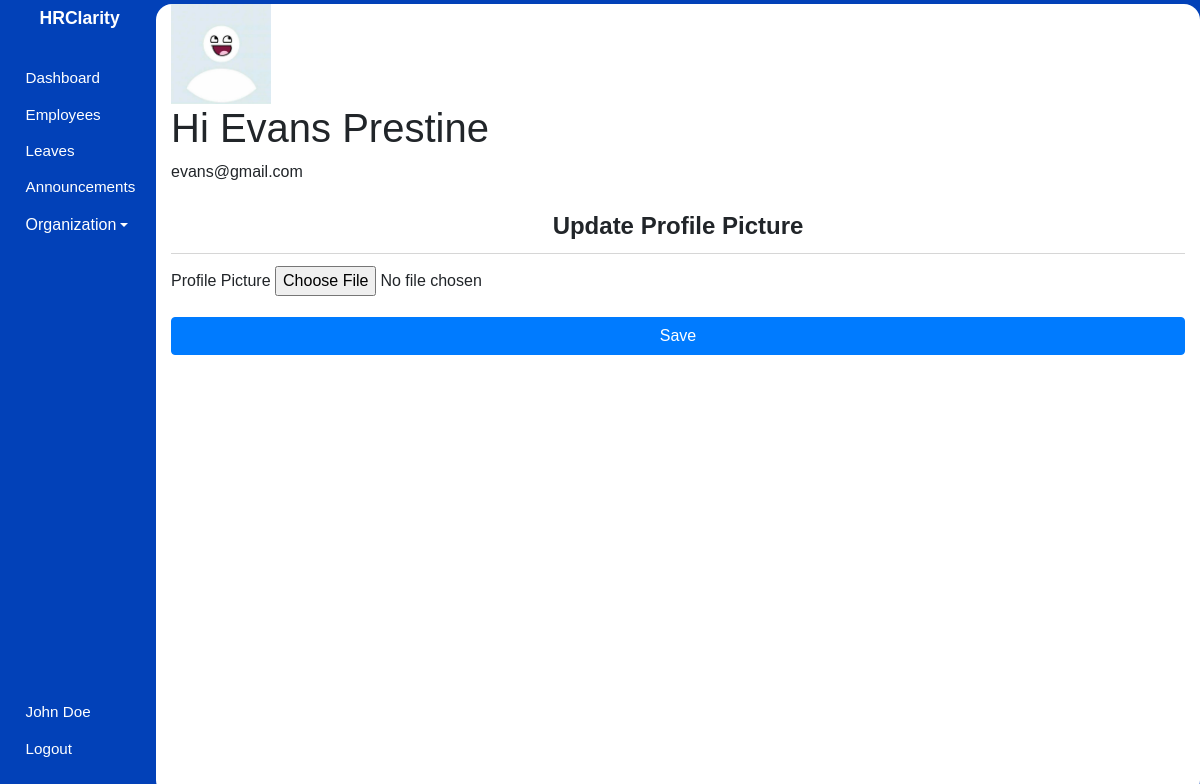
/user/update_profile/1 (signed in), run on the app's committed database.
### hrms/models.py (models this page shows, shortened)
class User(db.Model, UserMixin):
    id = db.Column(db.Integer, primary_key=True)
    first_name = db.Column(db.String(80), nullable=False)
    last_name = db.Column(db.String(120), nullable=False)
    dob = db.Column(db.Date, nullable=False)
    gender = db.Column(db.String(7), nullable=False)
    email_address = db.Column(db.String(120), nullable=False)
    phone_number = db.Column(db.String(20), nullable=False)
    national_id = db.Column(db.Integer, nullable=False)
    user_level = db.Column(db.Integer, nullable=False, default=1)
    user_type = db.Column(db.String(10), nullable=False, default='employee')
    password = db.Column(db.String(60), nullable=False)
    image_file = db.Column(db.String(20), nullable=False, default='default.jpg')
    leaves = db.relationship('Leave')
    occupation_id = db.Column(db.Integer, db.ForeignKey('occupation.id'), nullable=False)

### hrms/users/routes.py (the view, shortened to what this page needs)
@user.route('/user/update_profile/<int:employee_id>', methods=['GET', 'POST'])
def update_profile(employee_id):
    employee = User.query.get_or_404(employee_id)
    profile_picture = url_for('static', filename='images/profile_pictures/' + employee.image_file)
    form = UpdateProfilePictureForm()
    return render_template('update_profile.html', page_title='Update Profile', form=form, profile_picture=profile_picture, user=employee)

### hrms/users/forms.py
class UpdateProfilePictureForm(FlaskForm):
    profile_picture = FileField('Profile Picture', validators=[FileAllowed(['jpg', 'png'])])
    submit = SubmitField('Save', render_kw={"class":"btn btn-primary btn-block"})

### hrms/models.py (called while the page is built)
@login_manager.user_loader
def load_user(user_id):
    user = User.query.filter_by(id=user_id).first()
    return user

### hrms/templates/update_profile.html (shortened to what this page needs)
{% extends "main_layout.html" %} {% block body %}
<section class="app">
  {% include 'admin/aside.html' %}
  <main>
    <div class="main_container container-fluid login">
      <div class="body">
        <img src="{{ profile_picture }}" alt="User's Picture" width="100">
        <h1>Hi {{ current_user.first_name }} {{ current_user.last_name }}</h1>
        <p>{{ current_user.email_address }}</p>
        <form action="" method="post" enctype="multipart/form-data">
            <h1>Update Profile Picture</h1>
            <div class="form-group">
                {{ form.profile_picture.label }}
                {{ form.profile_picture }}
            </div>
            <div class="row">
                <div class="col">{{ form.submit }}</div>
            </div>
        </form>
      </div>
    </div>
  </main>
</section>
{% endblock body %}

### hrms/templates/admin/aside.html (shortened to what this page needs)
<aside>
  <h1>HRClarity</h1>
  <div class="links">
    <ul>
      <li>
        <a href="{{ url_for('admin.admin_dashboard') }}">
            <span class="icon icon-home"></span>
            <span>Dashboard</span>
        </a>
      </li>
      <li>
        <a href="{{ url_for('admin.employees') }}">
            <span class="icon icon-users"></span>
            <span>Employees</span>
        </a>
      </li>
      <li>
        <a href="{{ url_for('leaves.admin_view_leaves') }}">
            <span class="icon icon-car"></span>
            <span>Leaves</span>
        </a>
      </li>
      <li>
        <a href="{{ url_for('announcements.view_announcements') }}">
            <span class="icon icon-speaker"></span>
            <span>Announcements</span>
        </a>
      </li>
      <li class="nav-item dropdown">
        <a class="dropdown-toggle" data-toggle="dropdown" href="#" role="button" aria-expanded="false"><span class="icon icon-building"></span>Organization</a>
    </li>
    </ul>
    <ul>
      <li>
        <a href="{{ url_for('user.update_profile', employee_id=current_user.id) }}">
            <span class="icon icon-user"></span>
            <span>{{ user.first_name }} {{ user.last_name }}</span>
        </a>
      </li>
      <li>
        <a href="{{ url_for('user.logout') }}">
            <span class="icon icon-power-off"></span>
            <span>Logout</span>
        </a>
      </li>
    </ul>
  </div>
</aside>

### hrms/static/css/icomoon.css (style rules this page uses)
[class^="icon-"], [class*=" icon-"] { font-family: 'icomoon' !important; speak: none; font-style: normal; font-weight: normal; font-variant: normal; text-transform: none; line-height: 1; -webkit-font-smoothing: antialiased; -moz-osx-font-smoothing: grayscale; }
.icon-user:before { content: "\f007"; }
.icon-power-off:before { content: "\f011"; }
.icon-home:before { content: "\f015"; }
.icon-users:before { content: "\f0c0"; }
.icon-building:before { content: "\f1ad"; }
.icon-car:before { content: "\f1b9"; }
.icon-speaker:before { content: "\e32d"; }

### hrms/static/css/styles.css (style rules this page uses)
* { font-family: sans-serif, Arial, Helvetica; padding: 0; margin: 0; }
form h1 { border-bottom: 1px solid rgb(214, 214, 214); font-size: 1.5em; font-weight: bold; text-align: center; padding: 0.5em 0; margin: 0 0 0.5em; }
.app { background: #0241b8; height: 100vh; display: flex; align-items: center; }
.app aside { width: 13%; height: 100%; padding: 0.5em 0 0.2em 0.2em; color: #fff; }
.app aside h1 { font-size: 1.1em; font-weight: bold; text-align: center; }
.app aside .links ul { list-style: none; }
.app aside .links ul li { margin: 0.1em 0; padding: 6px; }
.app aside .links ul li a { text-decoration: none; color: #ffffff; display: flex; align-items: center; }
.app aside .links ul:nth-of-type(1) { margin: 2em 0; }
.app aside .links ul:nth-of-type(2) { position: absolute; bottom: 1em; }
.app aside .links .icon { margin: 0 0.3em 0 0; }
.app aside .links a span:nth-of-type(2), .app aside .links .icon { font-size: 0.95em; }
.app main { width: 87%; height: 99vh; overflow-y: auto; z-index: 5; }
.app main .main_container { border-radius: 16px; background: #fff; padding-bottom: 12px; height: 100%; overflow: auto; }

### data on the page
User: first_name "John", last_name "Doe"
User: first_name "Evans", last_name "Prestine", email_address "evans@gmail.com"
